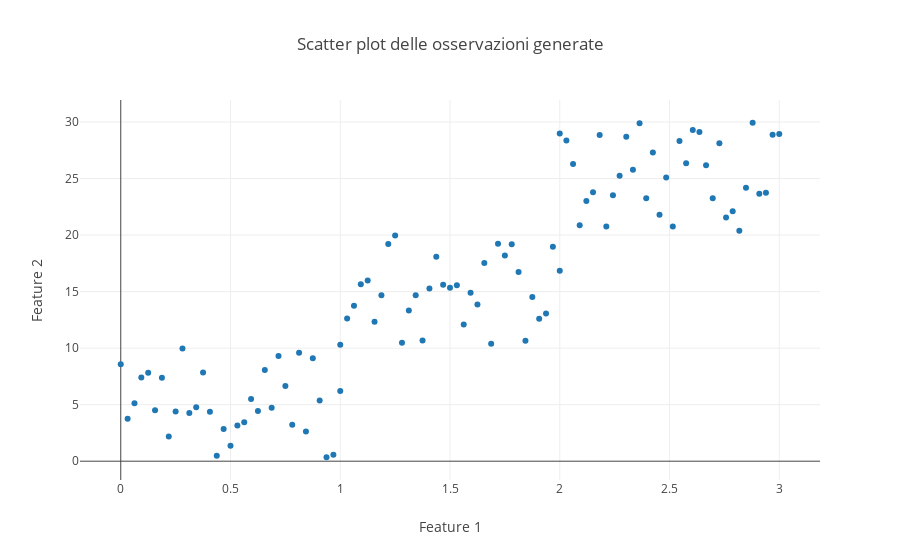

Notebook cell for this chart:
### Markdown cell above
## Esercizio 1 

Si implementi l'algoritmo di clustering $k$-means. Nello specifico, si scriva una funzione ``Kmeans`` che riceve come parametri di ingresso:
- ``n_cluster``: numero di clusters ($k$)
- ``x``: osservazioni: vettore a 2 dimensioni con m righe (dove m è il numero di istanze) e n colonne (dove n è il numero di attributi)
- ``xC``: condizioni iniziali (ossia, valore iniziale dei centroidi del clusters). Sarà un vettore a 2 dimensioni con ``n_clusters`` righe e ``n`` colonne
- ``max_iter``: numero massimo di iterazioni dell'algoritmo k-means

La funzione restituisce:
- ``y``: vettore a 1 dimensione di lunghezza m. Ogni elemento del vettore rappresenta il cluster a cui è associata l'osservazione. Nota che se si considerano ``n_cluster=3`` clusters, allora ogni elemento di y puo' assumere valori 0, 1 o 2. 
- ``xC``: posizione finale dei centroidi del clusters. Sarà un array a 2 dimensioni con ``n_cluster`` righe e ``n`` colonne.

Testate il funzionamento della funzione costruita su un dataset di dati sintetici con 2 attributi, generati (e plottati) eseguendo la cella sotto. Ricordatevi di:
- Normalizzare gli attributi prima di eseguire la funzione Kmeans 
- In base al plot delle osservazioni, scegliete un numero di clusters ragionevole
- Poichè abbiamo solo 2 attributi, riplottate le osservazioni colorando il punto in base al cluster a cui è stato assegnato (es. plottate in blu tutti i punti assegnati al primo cluster, in rosso tutti i punti assegnati al secondo cluster, in verde tutti i punti assegnati al terzo cluster).
- Plottate anche la posizione del centroide di ogni cluster.  Ad esempio, potrebbe venirvi un risultato tipo questo:

![image.png](attachment:image.png)

### Code cell
# Data generation

import numpy as np
import plotly.offline as py
import plotly.graph_objs as go
py.init_notebook_mode(connected = True)


m = 100 # Number of observations

# generate first feature
x1_1 = np.linspace(0,1,33)  
x1_2 = np.linspace(1,2,33)
x1_3 = np.linspace(2,3,34)

x1 = np.concatenate((x1_1,x1_2,x1_3))
x1 = np.reshape(x1,(-1,1))


# generate second feature
x2_1 = np.random.rand(33)*10  
x2_2 = np.random.rand(33)*10 + 10
x2_3 = np.random.rand(34)*10 + 20

x2 = np.concatenate((x2_1,x2_2,x2_3))
x2 = np.reshape(x2,(-1,1))

# Put first and second features in a single 2-D array
x = np.concatenate((x1,x2), axis = 1)

# Plot
data = go.Scatter(x = x1[:,0], y = x2[:,0], mode = 'markers')


layout = go.Layout(xaxis = dict(title = 'Feature 1'), yaxis = dict(title = 'Feature 2'), title = 'Scatter plot delle osservazioni generate')
fig = go.Figure([data], layout)
py.iplot(fig)

### Figure 1 — Plotly figure (JSON) as saved in the notebook; plotly's stock layout.template omitted (floating-point values rounded to 4 significant figures)
{"data": [{"mode": "markers", "type": "scatter", "uid": "97e2285a-fe1a-11e8-8c9a-294931133fcc", "x": [0, 0.03125, 0.0625, 0.09375, 0.125, 0.1562, 0.1875, 0.2188, 0.25, 0.2812, 0.3125, 0.3438, 0.375, 0.4062, 0.4375, 0.4688, 0.5, 0.5312, 0.5625, 0.5938, 0.625, 0.6562, 0.6875, 0.7188, 0.75, 0.7812, 0.8125, 0.8438, 0.875, 0.9062, 0.9375, 0.9688, 1, 1, 1.031, 1.062, 1.094, 1.125, 1.156, 1.188, 1.219, 1.25, 1.281, 1.312, 1.344, 1.375, 1.406, 1.438, 1.469, 1.5, 1.531, 1.562, 1.594, 1.625, 1.656, 1.688, 1.719, 1.75, 1.781, 1.812, 1.844, 1.875, 1.906, 1.938, 1.969, 2, 2, 2.03, 2.061, 2.091, 2.121, 2.152, 2.182, 2.212, 2.242, 2.273, 2.303, 2.333, 2.364, 2.394, 2.424, 2.455, 2.485, 2.515, 2.545, 2.576, 2.606, 2.636, 2.667, 2.697, 2.727, 2.758, 2.788, 2.818, 2.848, 2.879, 2.909, 2.939, 2.97, 3], "y": [8.574, 3.761, 5.128, 7.409, 7.832, 4.504, 7.378, 2.182, 4.398, 9.972, 4.263, 4.768, 7.847, 4.365, 0.4888, 2.842, 1.365, 3.163, 3.455, 5.498, 4.449, 8.059, 4.723, 9.309, 6.646, 3.229, 9.595, 2.629, 9.112, 5.359, 0.3489, 0.5728, 6.201, 10.3, 12.61, 13.74, 15.65, 15.98, 12.34, 14.68, 19.21, 19.97, 10.47, 13.33, 14.67, 10.67, 15.28, 18.07, 15.61, 15.34, 15.56, 12.08, 14.9, 13.87, 17.54, 10.4, 19.23, 18.2, 19.19, 16.73, 10.65, 14.53, 12.61, 13.06, 18.97, 16.84, 28.98, 28.38, 26.29, 20.87, 23.01, 23.79, 28.84, 20.75, 23.53, 25.24, 28.69, 25.77, 29.89, 23.25, 27.3, 21.8, 25.09, 20.76, 28.31, 26.35, 29.3, 29.11, 26.18, 23.25, 28.13, 21.54, 22.11, 20.39, 24.18, 29.94, 23.67, 23.74, 28.87, 28.94]}], "layout": {"title": "Scatter plot delle osservazioni generate", "xaxis": {"title": "Feature 1"}, "yaxis": {"title": "Feature 2"}}}
